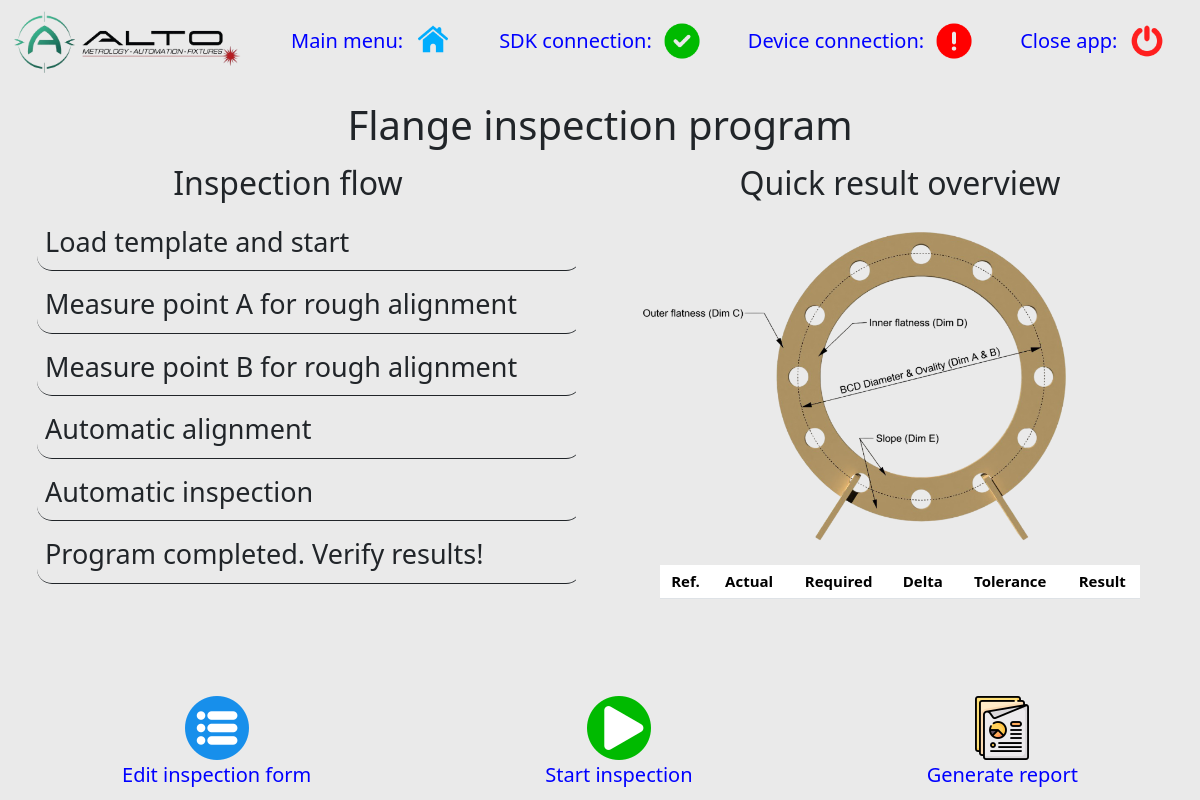
Page /inspection/flange_inspection/1/ on the earlier database version.
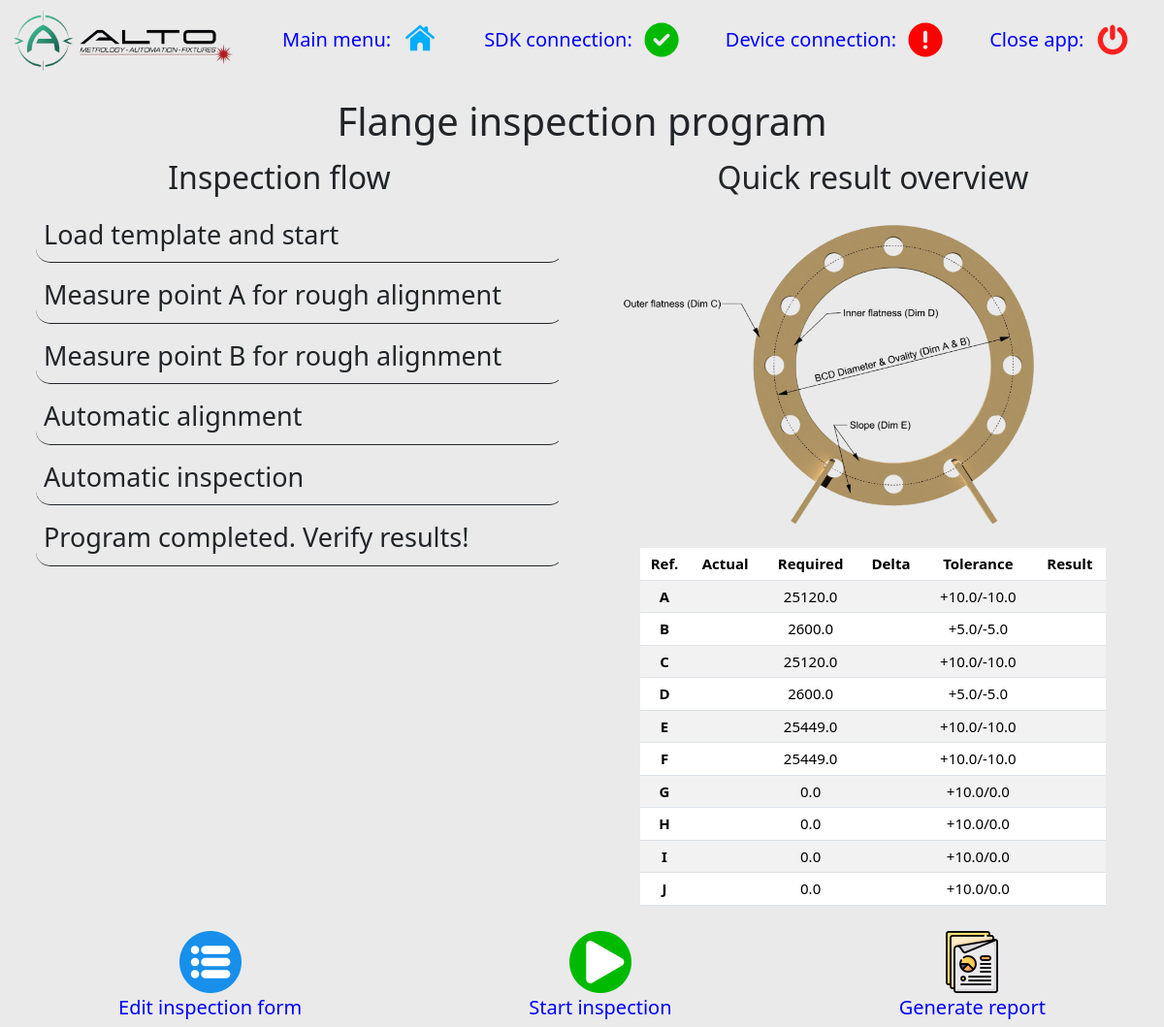
Same page on the later database version.
### user_interface/models.py (models this page shows, shortened)
class ProjectNominalAndTolerance(models.Model):
    dimension_name = models.CharField(max_length=100, blank=False, verbose_name='Dimension reference name')
    nominal = models.FloatField(blank=False, verbose_name='Nominal', default=0)
    tolerance_upper = models.FloatField(blank=False, verbose_name='Tolerance value - Upper', default=0)
    tolerance_lower = models.FloatField(blank=False, verbose_name='Tolerance value - Lower', default=0)
    can_ref = models.CharField(blank=True, verbose_name='CAN reference', choices=list_of_cans,
                               max_length=200, null=True)
    station_name = models.ForeignKey(MainFunction, on_delete=models.CASCADE)

### user_interface/views.py (the view)
# urls.py: path('inspection/flange_inspection/<int:pk>/', flange_inspection, name='flange_inspection'),
def flange_inspection(request, pk):
    station_id = FillForm.objects.get(pk=pk).station_name.pk
    query_set = ProjectNominalAndTolerance.objects.filter(station_name=station_id)
    return render(request, template_name='user_interface/inspection/flange_inspection.html',
                  context={'form_pk': pk,
                           'required_n_tolerance_list': query_set,
                           'num_dim': len(query_set)})

### user_interface/templatetags/tags.py (called while the page is built)
@register.simple_tag()
def prep_tolerance_str(upper, lower):
    return '+{0}/{1}'.format(upper, lower)

### user_interface/templates/user_interface/inspection/flange_inspection.html (shortened to what this page needs)
{% extends "user_interface/base.html" %}
{% load static %}
{% load tags %}
{% block page_css %}
<link rel="stylesheet" href="{% static 'user_interface/inspection/flange_inspection/flange_inspection.css' %}">
<link rel="stylesheet" href="{% static 'user_interface/inspection.css' %}">
{% endblock %}
{% block content %}
    <main class="content">
    <h1>Flange inspection program</h1>
    <div class="container-flex text-center">
      <div class="row align-items-start">
        <div class="col">
          <h2>Inspection flow</h2>
          <ul class="flow">
              <li id="instrument-connection">
                  <span>Load template and start</span>
              </li>
              <li id="point-a">
                  <span>Measure point A for rough alignment</span>
              </li>
              <li id="point-b">
                  <span>Measure point B for rough alignment</span>
              </li>
              <li id="auto-alignment">
                  <span>Automatic alignment</span>
              </li>
              <li id="auto-inspection">
                  <span>Automatic inspection</span>
              </li>
              <li>Program completed. Verify results!</li>
          </ul>
        </div>
        <div class="col">
          <h2>Quick result overview</h2>
          <div class="overview">
              <img src="{% static 'user_interface/inspection/flange_inspection/demo-flange.png' %}">
              <table class="table table-striped">
                  <thead>
                    <tr>
                      <th scope="col">Ref.</th>
                      <th scope="col">Actual</th>
                      <th scope="col">Required</th>
                      <th scope="col">Delta</th>
                      <th scope="col">Tolerance</th>
                      <th scope="col">Result</th>
                    </tr>
                  </thead>
                  <tbody>
                    {% for item in required_n_tolerance_list %}
                    <tr id="{{ item.dimension_name }}">
                      <th scope="row">{{ item.dimension_name|upper }}</th>
                      <td class="clearable"></td>
                      <td>{{ item.nominal }}</td>
                      <td class="clearable"></td>
                      <td>{% prep_tolerance_str item.tolerance_upper item.tolerance_lower %}</td>
                      <td class="clearable result"></td>
                    </tr>
                    {% endfor %}
                  </tbody>
              </table>
          </div>
        </div>
      </div>
    </div>
    </main>
{% include 'user_interface/footer.html' %}
{% endblock %}

### user_interface/templates/user_interface/base.html (shortened to what this page needs)
<!DOCTYPE html>
<html lang="en">
{% load static %}
<head>
    <link href="https://cdn.jsdelivr.net/npm/bootstrap@5.3.8/dist/css/bootstrap.min.css" rel="stylesheet">
    <link rel="stylesheet" href="{% static 'user_interface/base.css' %}">
    {% block page_css %} {% endblock %}
</head>
<body>
    <nav class="navbar navbar-expand-lg bg-body-tertiary">
      <div class="container-fluid">
        <img class="navbar-brand" src="{% static 'icons/Logo_ALTO.png' %}">
        <div class="collapse navbar-collapse" id="navbarNavAltMarkup">
          <div class="navbar-nav">
            <div class="nav-buttons nav-link active">
                <span>Main menu: </span>
                <a class="" aria-current="page" href="{% url 'home' %}">
                    <img src="{% static 'icons/building.png' %}">
                </a>
            </div>
            <div class="nav-buttons nav-link active">
                <span>SDK connection: </span>
                <a aria-current="page" href="{% url 'start_sdk' %}">
                    <img class="sdk-status" src="{% static 'icons/check.png' %}">
                </a>
            </div>
            <div class="nav-buttons nav-link active">
                <span>Device connection: </span>
                <a class="" aria-current="page" href="#">
                    <img class="instrument-connection" src="{% static 'icons/mark.png' %}">
                </a>
            </div>
            <div class="nav-buttons nav-link active">
                <span>Close app: </span>
                <a class="" aria-current="page" href="{% url 'exit' %}">
                    <img src="{% static 'icons/power.png' %}">
                </a>
            </div>
          </div>
        </div>
      </div>
    </nav>
{% block content %}
{% endblock %}
</body>
</html>

### user_interface/templates/user_interface/footer.html (shortened to what this page needs)
    {% load static %}
    <footer class="footer">
        <div class="edit-view footer-button">
            <a href="{% url 'fill_form_update' pk=form_pk %}">
                <img src="{% static 'icons/list-option.png' %}">
                <span>Edit inspection form</span>
            </a>
        </div>
        <div class="start footer-button">
            <a href="" id="start">
                <img src="{% static 'icons/play.png' %}">
                <span>Start inspection</span>
            </a>
        </div>
        <div class="finish footer-button">
            <a href="">
                <img src="{% static 'icons/documents.png' %}">
                <span>Generate report</span>
            </a>
        </div>
    </footer>

### user_interface/static/user_interface/base.css (style rules this page uses)
body { background-color: #EAEAEA; margin: 0px; height: 100vh; overflow: hidden; }
.navbar { background-color: #EAEAEA !important; padding-top: 0px; }
#navbarNavAltMarkup { justify-content: right; }
.navbar-brand { padding: 10px; padding-left: 0px; width: 20vw; }
.nav-buttons { display: flex; align-items: center; margin-left: 10px; margin-right: 10px; }
.nav-buttons span { padding: 5px; white-space: nowrap; font-size: 20px; color: blue; }
.nav-buttons a img { width: 50px; padding: 5px; }
h2 { margin-bottom: 2px; }

### user_interface/static/user_interface/inspection/flange_inspection/flange_inspection.css (style rules this page uses)
main h1 { text-align: center; padding: 5px; margin: 5px; }
h2 { padding: 5px; }
ul { list-style: none; }
ul li { width: 100%; font-size: 27px; text-align: left; padding: 8px; margin: 5px; border: solid; border-left: none; border-top: none; border-right: none; border-radius: 15px; border-width: 1px; }
.overview { display: flex; flex-direction: column; align-items: center; }
.overview img { width: 75vh; }
.table { font-size: 15px; width: 80%; }
.table>:not(caption)>*>* { padding: 5px; !important }

### user_interface/static/user_interface/inspection.css (style rules this page uses)
body { display: flex; flex-direction: column; }
main { flex: 1; }
.footer { display: flex; justify-content: space-around; padding: 0px; font-size: 20px; margin: 5px; }
.footer-button a { display: flex; flex-direction: column; text-decoration: none; text-align: center; align-items: center; size: 20px; color: blue; padding: 5px; }
.footer-button a img { width: 64px; }
.flow { overflow-x: hidden; overflow-y: auto; max-height: 65vh; }

Differences in the rows shown:
added ProjectNominalAndTolerance: dimension_name "A", nominal "25120.0", tolerance_upper+tolerance_lower "+10.0/-10.0"
added ProjectNominalAndTolerance: dimension_name "B", nominal "2600.0", tolerance_upper+tolerance_lower "+5.0/-5.0"
added ProjectNominalAndTolerance: dimension_name "C", nominal "25120.0", tolerance_upper+tolerance_lower "+10.0/-10.0"
added ProjectNominalAndTolerance: dimension_name "D", nominal "2600.0", tolerance_upper+tolerance_lower "+5.0/-5.0"
added ProjectNominalAndTolerance: dimension_name "E", nominal "25449.0", tolerance_upper+tolerance_lower "+10.0/-10.0"
added ProjectNominalAndTolerance: dimension_name "F", nominal "25449.0", tolerance_upper+tolerance_lower "+10.0/-10.0"
added ProjectNominalAndTolerance: dimension_name "G", nominal "0.0", tolerance_upper+tolerance_lower "+10.0/0.0"
added ProjectNominalAndTolerance: dimension_name "H", nominal "0.0", tolerance_upper+tolerance_lower "+10.0/0.0"
added ProjectNominalAndTolerance: dimension_name "I", nominal "0.0", tolerance_upper+tolerance_lower "+10.0/0.0"
added ProjectNominalAndTolerance: dimension_name "J", nominal "0.0", tolerance_upper+tolerance_lower "+10.0/0.0"
